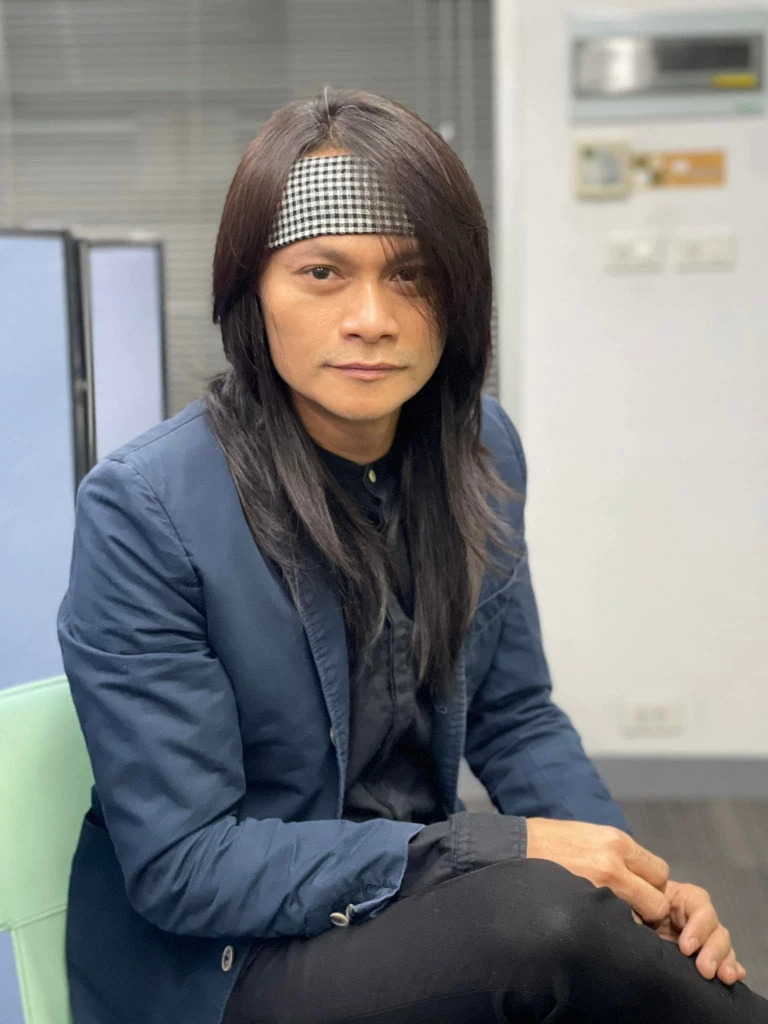
#> input picture images/peesaderd.jpg, 768 x 1024 px, found by its file name
$ python lab1-2-3.py
#> lines starting #> are read from the running program, lines starting #| are printed output that depends on the picture
import cv2
import numpy as np
import matplotlib.pyplot as plt

image= cv2.imread(".images/peesaderd.jpg")
#> image is the input picture: shape (1024, 768, 3); mean B, G, R 127, 126.6, 125.8
image = cv2.cvtColor(image, cv2.COLOR_BGR2RGB)
height, width = 1024, 768
mask = np.zeros((height, width,3), dtype=np.uint8)

top_left = (200, 150)
bottom_right = (500, 500)

mask[top_left[1]:bottom_right[1], top_left[0]:bottom_right[0], :] = [255, 255, 255]
fig, axs = plt.subplots(1, 3, figsize=(6, 3))

axs[0].imshow(image)
axs[0].set_title("original",fontsize=8)
axs[0].axis("off")

axs[1].imshow(mask)
axs[1].set_title("Image Mask",fontsize=8)
axs[1].axis("off")

result = cv2.bitwise_and(image, mask)
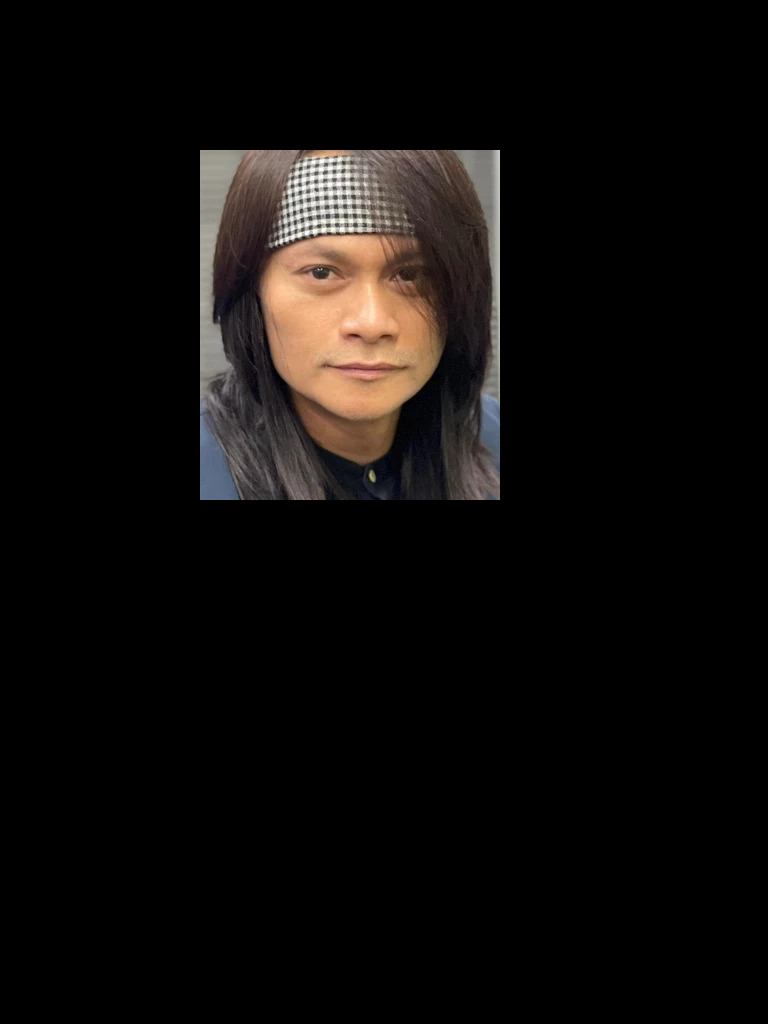
#> result: shape (1024, 768, 3); mean R, G, B 14.7, 12.2, 10.7
axs[2].imshow(result)
axs[2].set_title("Bitwise_AND() result",fontsize=8)
axs[2].axis("off")

plt.show()
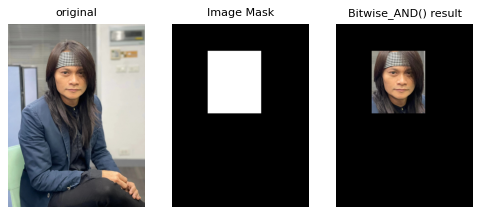
#> figure drawn by matplotlib, 3 panels

$ run again, with images/maithai.jpg copied over images/peesaderd.jpg
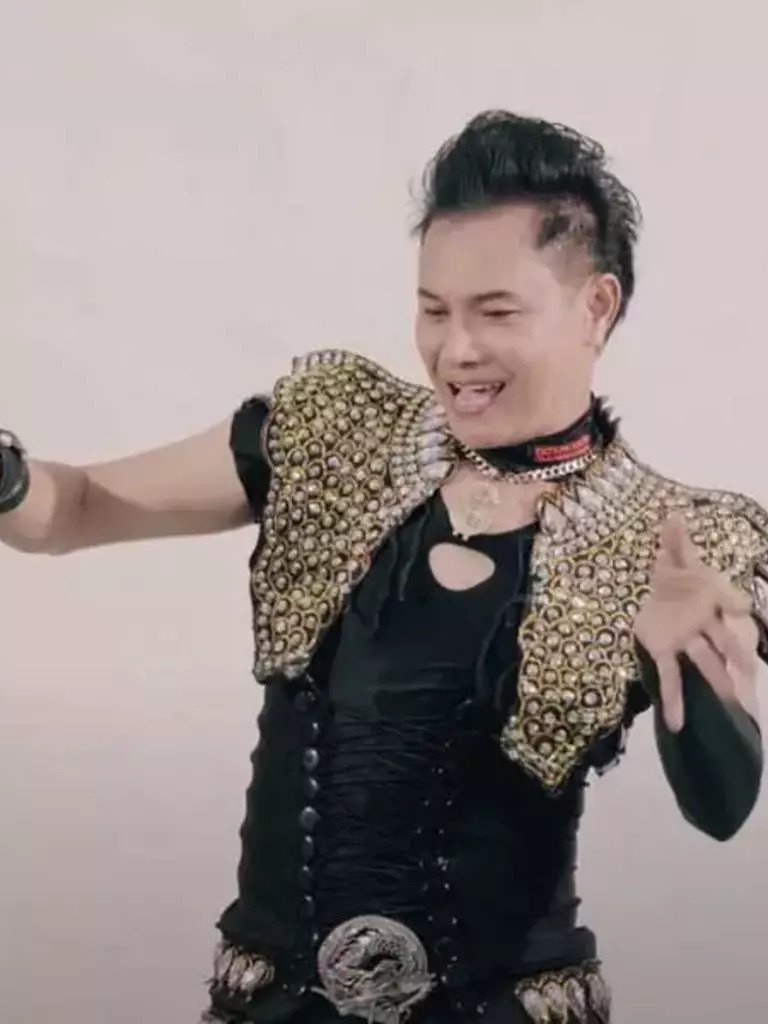
#> input picture images/maithai.jpg, 768 x 1024 px, found by its file name
#> image is the input picture: shape (1024, 768, 3); mean B, G, R 139.1, 141.1, 152.4
#> `result = cv2.bitwise_and(image, mask)`:
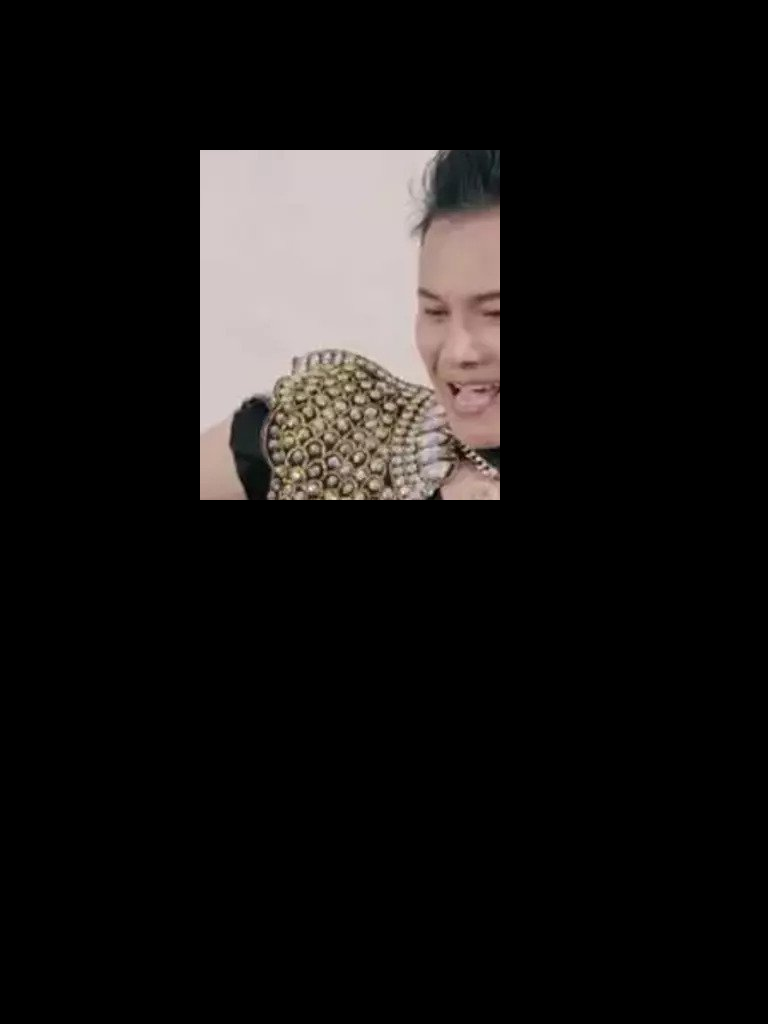
#> result: shape (1024, 768, 3); mean R, G, B 23, 20.9, 20.1
#> `plt.show()`:
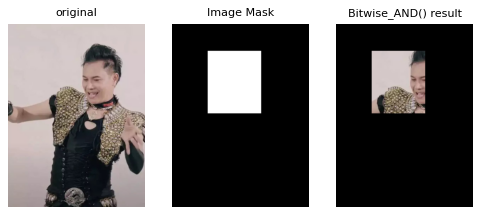
#> figure drawn by matplotlib, 3 panels
